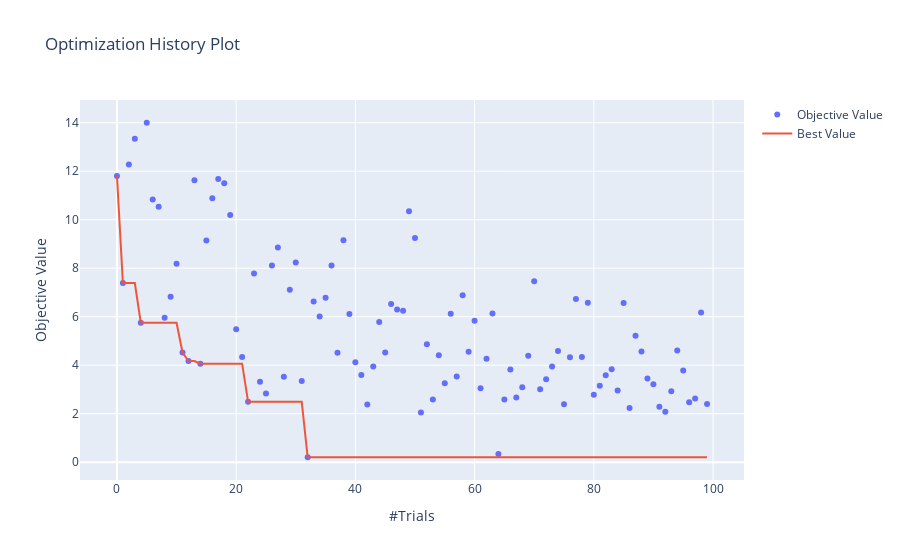

Notebook code for this chart:
### Markdown cell above
### TPE

### Code cell
study = optuna.create_study()
study.sampler = optuna.samplers.TPESampler(seed=42)
study.optimize(objective, n_trials=100)
print(f"Best value : {study.best_value}")
print(f"Best param : {study.best_params}")

print()

optuna.visualization.plot_optimization_history(study).show()

print()

df = study.trials_dataframe()

fig = plt.figure()
ax = Axes3D(fig)
ax.set_title("Ackley function")
ax.set_xlabel("x")
ax.set_ylabel("y")
ax.set_zlabel("objective")

x = np.arange(-5, 5, 0.1)
y = np.arange(-5, 5, 0.1)

X, Y = np.meshgrid(x, y)
Z = Ackley_2d(X, Y)

trial_x = df["params_x"]
trial_y = df["params_y"]
trial_value = df["value"]

ax.plot_surface(X, Y, Z, alpha=0.5)
ax.plot(trial_x, trial_y, trial_value);
